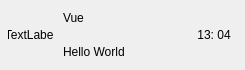
<?xml version="1.0" encoding="UTF-8"?>
<ui version="4.0">
 <class>ChatUserWid</class>
 <widget class="QWidget" name="ChatUserWid">
  <property name="geometry">
   <rect>
    <x>0</x>
    <y>0</y>
    <width>245</width>
    <height>70</height>
   </rect>
  </property>
  <property name="minimumSize">
   <size>
    <width>0</width>
    <height>70</height>
   </size>
  </property>
  <property name="maximumSize">
   <size>
    <width>245</width>
    <height>70</height>
   </size>
  </property>
  <property name="windowTitle">
   <string>Form</string>
  </property>
  <layout class="QHBoxLayout" name="horizontalLayout">
   <property name="spacing">
    <number>5</number>
   </property>
   <property name="leftMargin">
    <number>6</number>
   </property>
   <property name="topMargin">
    <number>2</number>
   </property>
   <property name="rightMargin">
    <number>6</number>
   </property>
   <property name="bottomMargin">
    <number>2</number>
   </property>
   <item>
    <widget class="QWidget" name="icon_wid" native="true">
     <property name="minimumSize">
      <size>
       <width>50</width>
       <height>50</height>
      </size>
     </property>
     <property name="maximumSize">
      <size>
       <width>50</width>
       <height>50</height>
      </size>
     </property>
     <layout class="QHBoxLayout" name="horizontalLayout_2">
      <property name="spacing">
       <number>0</number>
      </property>
      <property name="leftMargin">
       <number>0</number>
      </property>
      <property name="topMargin">
       <number>0</number>
      </property>
      <property name="rightMargin">
       <number>0</number>
      </property>
      <property name="bottomMargin">
       <number>0</number>
      </property>
      <item>
       <widget class="QLabel" name="icon_lb">
        <property name="minimumSize">
         <size>
          <width>45</width>
          <height>45</height>
         </size>
        </property>
        <property name="maximumSize">
         <size>
          <width>45</width>
          <height>45</height>
         </size>
        </property>
        <property name="text">
         <string>TextLabel</string>
        </property>
        <property name="alignment">
         <set>Qt::AlignmentFlag::AlignCenter</set>
        </property>
       </widget>
      </item>
     </layout>
    </widget>
   </item>
   <item>
    <widget class="QWidget" name="userinfo_wid" native="true">
     <layout class="QVBoxLayout" name="verticalLayout">
      <property name="leftMargin">
       <number>2</number>
      </property>
      <property name="topMargin">
       <number>2</number>
      </property>
      <property name="rightMargin">
       <number>2</number>
      </property>
      <property name="bottomMargin">
       <number>2</number>
      </property>
      <item>
       <widget class="QLabel" name="user_name_lb">
        <property name="text">
         <string>Vue</string>
        </property>
       </widget>
      </item>
      <item>
       <widget class="QLabel" name="user_chat_lb">
        <property name="text">
         <string>Hello World</string>
        </property>
       </widget>
      </item>
     </layout>
    </widget>
   </item>
   <item>
    <widget class="QLabel" name="time_lb">
     <property name="minimumSize">
      <size>
       <width>50</width>
       <height>0</height>
      </size>
     </property>
     <property name="maximumSize">
      <size>
       <width>50</width>
       <height>16777215</height>
      </size>
     </property>
     <property name="text">
      <string>13: 04</string>
     </property>
     <property name="alignment">
      <set>Qt::AlignmentFlag::AlignCenter</set>
     </property>
    </widget>
   </item>
  </layout>
 </widget>
 <resources/>
 <connections/>
</ui>
